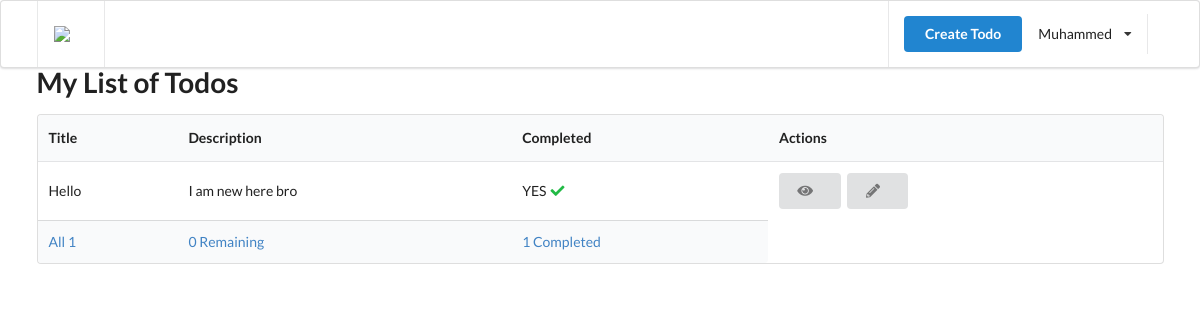
The page /todo (signed in) on the database its author committed.
### authentication/models.py (models this page shows, shortened)
class User(AbstractUser):
    is_email_verified = models.BooleanField(default=False)

### todo/models.py (models this page shows, shortened)
class Todo(TrackingModel):
    title = models.CharField(max_length=255)
    description = models.TextField()
    is_completed = models.BooleanField(default=False)
    owner = models.ForeignKey(to=User, on_delete=models.CASCADE)

### todo/views.py (the view)
# urls.py: path('', index, name='home'),
def index(request):
    todos = Todo.objects.filter(owner=request.user)
    completed_count = todos.filter(is_completed=True).count()
    incomplete_count = todos.filter(is_completed=False).count()
    all_count = todos.count()
    context = {'todos': get_showing_todos(request, todos), 'all_count': all_count,
                'completed_count': completed_count, 'incomplete_count': incomplete_count}
    return render(request, 'todo/index.html', context)

### todo/views.py (called while the page is built)
def get_showing_todos(request, todos):
    if request.GET and request.GET('filter'):
        if request.GET.get('filter')=='complete':
            return todos.filter(is_completed=True)
        if request.GET.get('filter')=='incomplete':
            return todos.filter(is_completed=False)
    return todos

### templates/todo/index.html (shortened to what this page needs)
{% extends '_partials/base.html' %}
{% block content %}
{% load static %}
        <h1 class="ui header">My List of Todos</h1>
    {% if todos %}
    <table class="ui table">
        <thead>
            <tr>
                <th>Title</th>
                <th>Description</th>
                <th>Completed</th>
                <th>Actions</th>
            </tr>
        </thead>
        <tbody>
            {% for todo in todos %}
            <tr>
                <td>{{todo.title}}</td>
                <td>{{todo.description}}</td>
                <td>
                    {% if todo.is_completed %}
                    YES <i class="check icon green"></i>
                    {% else %}
                    NO
                    {% endif %}
                </td>
                <td>
                    <a href={% url 'todo' todo.pk %} class="ui button">
                        <i class="eye icon"></i>
                    </a>
                    <a href={% url 'todo-edit' todo.pk %} class="ui button">
                        <i class="pencil icon"></i>
                    </a>
                </td>
            </tr>
            {% endfor %}
        </tbody>
        <tfoot>
            <tr>
                <th>
                    <a href="?filter=all">All {{all_count}}</a>
                </th>
                <th>
                    <a href="?filter=incomplete">
                        {{incomplete_count}} Remaining
                    </a>
                </th>
                <th>
                    <a href="?filter=complete">
                        {{completed_count}} Completed
                    </a>
                </th>
            </tr>
        </tfoot>
    </table>
    {% endif %}
        {% endblock content %}

### templates/_partials/header.html (shortened to what this page needs)
{%load static %}
<di class="ui menu">
    <div class="ui container">
        <a href={% url 'home' %} class="header item">
            <img class="logo" class="logo" src={% static 'img/astronaut.png' %} />
        </a>
        <div class="right item">
            {% if request.user.is_authenticated %}
            <a href={% url 'create-todo' %} class="ui primary button">Create Todo</a>
            <div class="ui simple dropdown item">
                {{request.user.username}} <I class="dropdown icon"></I>
            </div>
            {% endif %}
        </div>
    </div>
</div>

### rows shown on the page
User: user.username "Muhammed"
Todo: title "Hello", description "I am new here bro", is_completed "YES"

### other values the page prints
{{ all_count }} "1"
{{ incomplete_count }} "0"
{{ completed_count }} "1"
